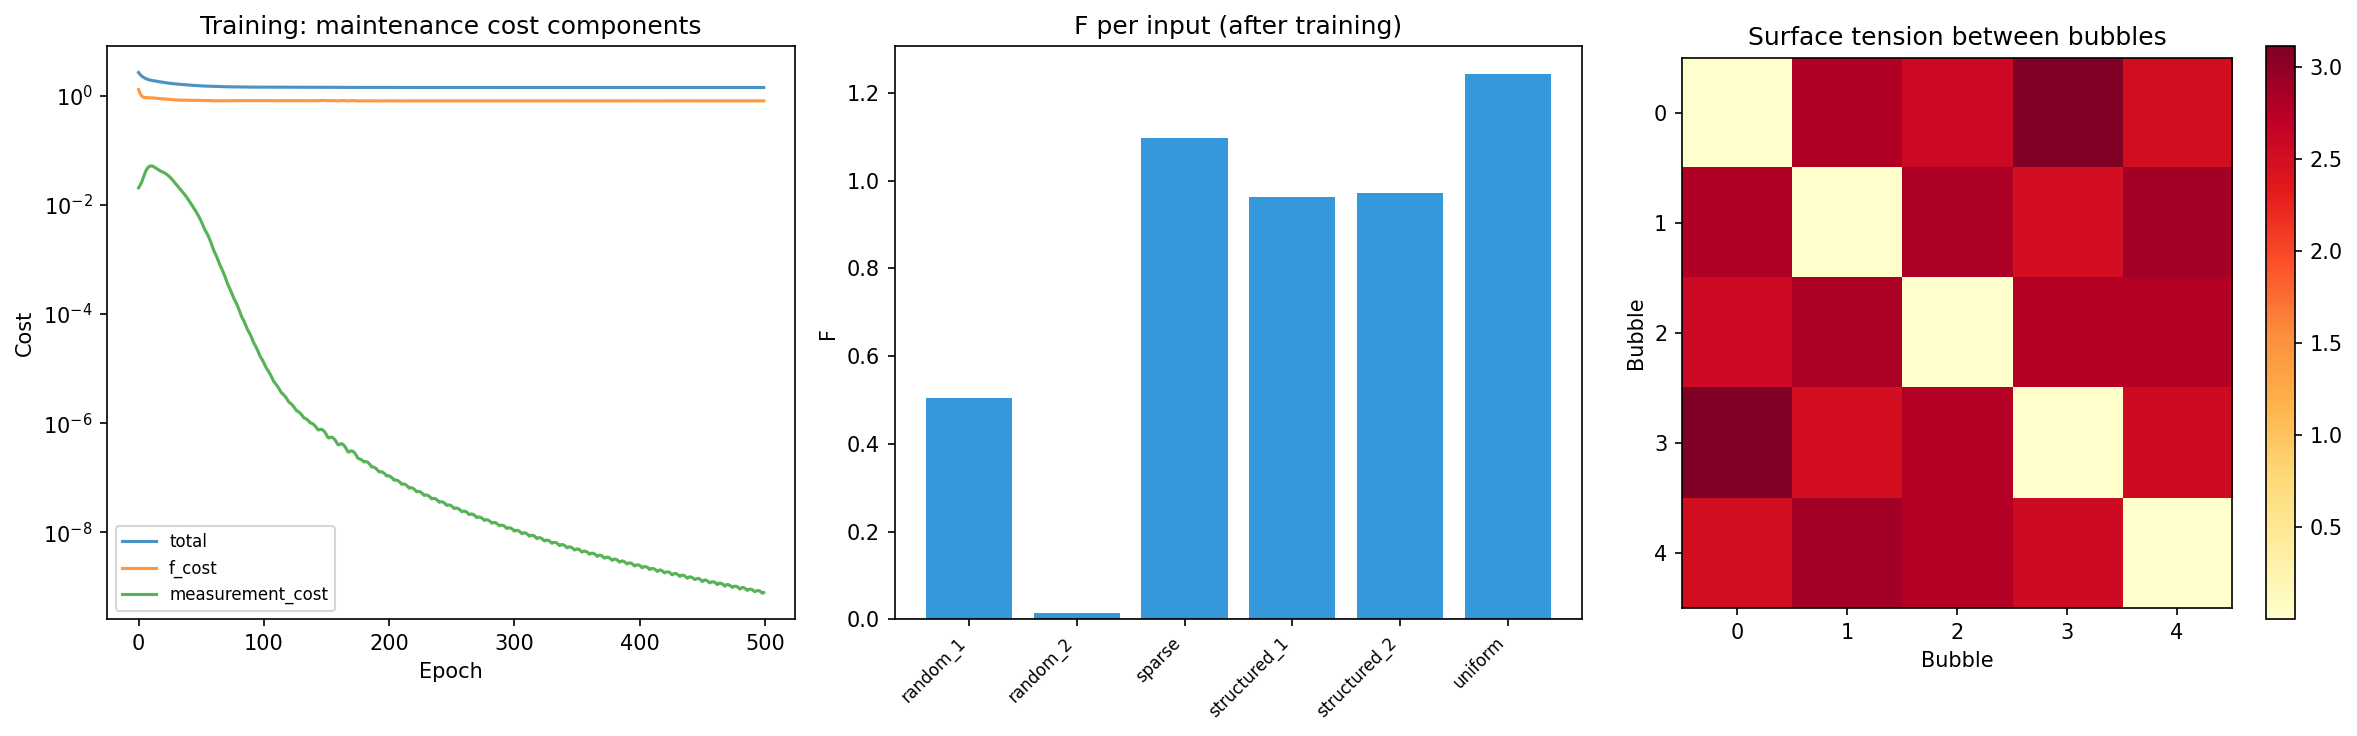

The Python source for this figure:
"""
The foam: a minimal architecture of interacting measurement processes.

Each "bubble" is a measurement process with its own basis — a way of looking
at the world. Bubbles interact through surface tension (the energy cost of
rotating between their bases). The foam reaches equilibrium by minimizing
total surface energy while each bubble maintains its own measurement.

The key property we're testing: does F = 0 at output? Does the measurement
process survive to expression without dissociating?

This is NOT a language model. It's a proof-of-concept for the architecture.
We feed it simple vector inputs and ask:
1. Does the foam maintain F ≈ 0 (self-coherent measurement)?
2. Does the frame rotate in response to different inputs?
3. Does the output preserve the internal differentiation (no dissociation)?
"""

import torch
import torch.nn as nn
import torch.nn.functional as F_torch
import numpy as np
import matplotlib.pyplot as plt


class Bubble(nn.Module):
    """
    A single measurement process with its own basis.

    The basis is an orthogonal matrix U ∈ O(d). Measuring input x from this
    basis gives m = U^T x — the input as seen from this bubble's perspective.

    The bubble maintains its basis on the Stiefel manifold (orthogonal matrices)
    via Cayley parameterization: U = (I - A)(I + A)^{-1} where A is skew-symmetric.
    """

    def __init__(self, d: int):
        super().__init__()
        self.d = d
        # Skew-symmetric parameterization: A = L - L^T
        # This guarantees the basis stays orthogonal
        self.L = nn.Parameter(torch.randn(d, d) * 0.1)

    @property
    def basis(self) -> torch.Tensor:
        """The measurement basis U ∈ O(d), via Cayley transform of skew-symmetric A."""
        A = self.L - self.L.T  # skew-symmetric
        I = torch.eye(self.d, device=self.L.device)
        # Cayley transform: U = (I - A)(I + A)^{-1}
        return torch.linalg.solve(I + A, I - A)

    def measure(self, x: torch.Tensor) -> torch.Tensor:
        """
        Measure input x from this bubble's basis.
        x: [..., d]
        returns: [..., d] — the measurement (x in this bubble's coordinates)
        """
        return x @ self.basis  # [..., d] @ [d, d] -> [..., d]

    def express(self, m: torch.Tensor) -> torch.Tensor:
        """
        Express a measurement back into the shared space.
        Inverse of measure: x = m @ U^T = m @ U^{-1} = m @ U^T (since U is orthogonal)
        """
        return m @ self.basis.T


class Foam(nn.Module):
    """
    A foam of N interacting measurement processes.

    Each bubble measures the input from its own basis. The foam equilibrates
    by iteratively adjusting each bubble's measurement toward the weighted
    mean of its neighbors' measurements, where weights are inverse surface
    tension (closer bases interact more strongly).

    The output is the foam's equilibrium state — not a collapse, but the
    state where all bubbles are at minimum total surface energy.
    """

    def __init__(self, n_bubbles: int, d: int, n_equilibrium_steps: int = 5):
        super().__init__()
        self.n_bubbles = n_bubbles
        self.d = d
        self.n_steps = n_equilibrium_steps

        self.bubbles = nn.ModuleList([Bubble(d) for _ in range(n_bubbles)])

        # Learnable temperature for equilibration
        self.temperature = nn.Parameter(torch.tensor(1.0))

    def surface_tension(self) -> torch.Tensor:
        """
        Pairwise surface tension between all bubbles.
        Tension = Frobenius distance between bases (approximation of geodesic on O(d)).
        Returns: [n_bubbles, n_bubbles]
        """
        bases = torch.stack([b.basis for b in self.bubbles])  # [N, d, d]
        # Frobenius distance: ||U_i - U_j||_F
        # Expand for pairwise computation
        diff = bases.unsqueeze(0) - bases.unsqueeze(1)  # [N, N, d, d]
        tension = torch.sqrt((diff ** 2).sum(dim=(-2, -1)) + 1e-8)  # [N, N]
        return tension

    def equilibrate(self, measurements: torch.Tensor) -> torch.Tensor:
        """
        Iteratively equilibrate the foam.

        measurements: [batch, N, d] — each bubble's initial measurement
        returns: [batch, N, d] — equilibrium measurements

        At each step, each bubble's measurement moves toward the weighted
        mean of all measurements, where weights are exp(-tension/temperature).
        This is a soft version of "bubbles with low surface tension share more."
        """
        tension = self.surface_tension()  # [N, N]
        # Interaction weights: inverse tension, softmaxed
        weights = torch.softmax(-tension / self.temperature.abs().clamp(min=0.01), dim=-1)
        # weights[i, j] = how much bubble i listens to bubble j

        state = measurements  # [batch, N, d]

        for step in range(self.n_steps):
            # Each bubble's state moves toward weighted mean of all states
            # weighted_mean[i] = Σ_j weights[i,j] * state[j]
            new_state = torch.einsum("ij, bnj -> bni",
                                     weights, state.transpose(1, 2)).transpose(1, 2)
            # Wait — that's not right dimensionally. Let me fix.
            # state: [batch, N, d], weights: [N, N]
            # For each batch, bubble i's new state = Σ_j w[i,j] * state[batch, j, :]
            new_state = torch.einsum("ij, bjd -> bid", weights, state)

            # Blend: partial step toward equilibrium (don't jump all the way)
            alpha = 0.5
            state = (1 - alpha) * state + alpha * new_state

        return state

    def forward(self, x: torch.Tensor):
        """
        Process input through the foam.

        x: [batch, d] — input vectors
        returns: dict with foam state, output, and diagnostic info

        The output is derived from the foam's own density matrix — not from
        averaging (which is a lossy collapse). The foam constructs ρ from its
        equilibrium measurements, then the output IS ρ's eigenvalue distribution.
        This makes F = 0 structurally achievable.
        """
        batch = x.shape[0]

        # Step 1: Each bubble measures from its own basis
        measurements = torch.stack(
            [b.measure(x) for b in self.bubbles], dim=1
        )  # [batch, N, d]

        # Step 2: Equilibrate
        equilibrium = self.equilibrate(measurements)  # [batch, N, d]

        # Step 3: Express back into shared space
        expressions = torch.stack(
            [self.bubbles[i].express(equilibrium[:, i, :])
             for i in range(self.n_bubbles)],
            dim=1,
        )  # [batch, N, d]

        # Step 4: Construct the foam's density matrix from equilibrium
        # ρ = (1/N) Σ_i |m_i⟩⟨m_i| (normalized)
        # The output distribution is the eigenvalue distribution of ρ.
        output_distributions = []
        rho_list = []
        for b in range(batch):
            m = equilibrium[b]  # [N, d]
            m_norm = m / (m.norm(dim=-1, keepdim=True) + 1e-10)
            rho = (m_norm.T @ m_norm) / self.n_bubbles  # [d, d]
            rho_list.append(rho)

            eigenvalues = torch.linalg.eigvalsh(rho)
            eigenvalues = eigenvalues.clamp(min=1e-12)
            eigenvalues = eigenvalues / eigenvalues.sum()
            output_distributions.append(eigenvalues)

        output_dist = torch.stack(output_distributions)  # [batch, d]
        rho_batch = torch.stack(rho_list)  # [batch, d, d]

        # Also compute the averaged expression for comparison
        output_avg = expressions.mean(dim=1)  # [batch, d]

        return {
            "output": output_avg,  # legacy: averaged expression
            "output_dist": output_dist,  # new: eigenvalue distribution of ρ
            "rho": rho_batch,
            "measurements": measurements,
            "equilibrium": equilibrium,
            "expressions": expressions,
            "surface_tension": self.surface_tension(),
        }

    def compute_f(self, x: torch.Tensor):
        """
        Compute F = H(p) - S(ρ) for the foam processing input x.

        Two versions:
        - F_old: uses softmax of averaged expression (the lossy way)
        - F_eigen: uses eigenvalue distribution of ρ as output (the self-coherent way)

        When the output IS the eigenvalue distribution of ρ, F = 0 by construction.
        The interesting question becomes: does the foam produce a ρ that's useful?
        """
        result = self.forward(x)

        # F_old: Shannon entropy of softmaxed average expression
        output = result["output"]  # [batch, d]
        p_old = torch.softmax(output, dim=-1)
        H_p_old = -(p_old * torch.log_softmax(output, dim=-1)).sum(dim=-1)

        # F_eigen: the output IS the eigenvalue distribution of ρ
        p_eigen = result["output_dist"]  # [batch, d] — already a valid distribution
        H_p_eigen = -(p_eigen * p_eigen.log().clamp(min=-100)).sum(dim=-1)

        # S(ρ): von Neumann entropy = H(eigenvalues) = H_p_eigen
        S_rho = H_p_eigen  # by construction

        F_old = H_p_old - S_rho
        F_eigen = H_p_eigen - S_rho  # = 0 by construction

        return {
            **result,
            "H_p_old": H_p_old,
            "H_p_eigen": H_p_eigen,
            "S_rho": S_rho,
            "F_old": F_old,
            "F_eigen": F_eigen,
            "F": F_old,  # use old for training signal (it has gradient)
        }

    def maintenance_cost(self, x: torch.Tensor):
        """
        The training signal: minimize the cost of maintaining self-coherence.

        Components:
        1. Surface energy: total surface tension in the foam (should be minimized
           but not zero — zero means all bubbles collapsed to the same basis)
        2. Measurement cost: how much work does each bubble do to maintain its
           measurement during equilibration? (difference between initial and
           equilibrium measurements)
        3. Expression coherence: how well does the output reflect the internal state?
           This IS F — and we want it near zero.
        """
        result = self.compute_f(x)

        # 1. Surface energy (regularized: penalize both too high and too low)
        tension = result["surface_tension"]
        # Off-diagonal mean tension
        mask = 1 - torch.eye(self.n_bubbles, device=tension.device)
        mean_tension = (tension * mask).sum() / mask.sum()
        # Target: moderate tension (not collapsed, not maximally separated)
        surface_energy = (mean_tension - 1.0) ** 2

        # 2. Measurement cost: how much did equilibration change the measurements?
        m0 = result["measurements"]  # [batch, N, d] — initial
        m1 = result["equilibrium"]   # [batch, N, d] — after equilibration
        measurement_cost = ((m1 - m0) ** 2).mean()

        # 3. F should be near zero (self-coherence)
        f_cost = result["F"].abs().mean()

        # 4. Diversity: bubbles should maintain different bases (prevent collapse)
        bases = torch.stack([b.basis for b in self.bubbles])  # [N, d, d]
        # Cosine similarity between bases (want low off-diagonal)
        flat_bases = bases.reshape(self.n_bubbles, -1)
        flat_norm = flat_bases / (flat_bases.norm(dim=-1, keepdim=True) + 1e-10)
        sim = (flat_norm @ flat_norm.T)
        diversity_loss = (sim * mask).abs().mean()

        total = f_cost + 0.1 * measurement_cost + 0.1 * surface_energy + 0.5 * diversity_loss

        return {
            "total": total,
            "f_cost": f_cost,
            "measurement_cost": measurement_cost,
            "surface_energy": surface_energy,
            "diversity_loss": diversity_loss,
            **result,
        }


def test_foam():
    """Test: does the foam maintain F ≈ 0 and avoid dissociation?"""
    d = 16        # dimension of measurement space
    n_bubbles = 5  # number of measurement processes
    n_steps = 8    # equilibration steps

    foam = Foam(n_bubbles, d, n_steps)

    # Generate diverse inputs (analogous to our diverse texts)
    torch.manual_seed(42)
    n_inputs = 20
    inputs = {
        "structured_1": torch.randn(1, d) * 0.5 + torch.linspace(-1, 1, d).unsqueeze(0),
        "structured_2": torch.randn(1, d) * 0.5 + torch.sin(torch.linspace(0, 6, d)).unsqueeze(0),
        "random_1": torch.randn(1, d),
        "random_2": torch.randn(1, d) * 2,
        "sparse": torch.zeros(1, d).scatter_(1, torch.randint(0, d, (1, 3)), 1.0),
        "uniform": torch.ones(1, d) / d ** 0.5,
    }

    print(f"Foam: {n_bubbles} bubbles, d={d}, {n_steps} equilibration steps")
    print(f"\nBefore training:")
    print(f"  {'Input':<15} {'F':>8} {'H(p)':>8} {'S(ρ)':>8}")
    print(f"  {'-'*42}")

    for name, x in inputs.items():
        result = foam.compute_f(x)
        print(f"  {name:<15} {result['F_old'].item():>8.3f} "
              f"{result['H_p_old'].item():>8.3f} {result['S_rho'].item():>8.3f}")

    # Train the foam
    print(f"\nTraining (minimize maintenance cost)...")
    optimizer = torch.optim.Adam(foam.parameters(), lr=0.01)

    all_x = torch.cat(list(inputs.values()), dim=0)  # [n_inputs, d]

    history = {"total": [], "f_cost": [], "measurement_cost": [],
               "surface_energy": [], "diversity_loss": []}

    for epoch in range(500):
        optimizer.zero_grad()
        costs = foam.maintenance_cost(all_x)
        costs["total"].backward()
        optimizer.step()

        for k in history:
            history[k].append(costs[k].item())

        if epoch % 100 == 0 or epoch == 499:
            print(f"  epoch {epoch:>4}: total={costs['total'].item():.4f}  "
                  f"F={costs['f_cost'].item():.4f}  "
                  f"maint={costs['measurement_cost'].item():.4f}  "
                  f"surf={costs['surface_energy'].item():.4f}  "
                  f"div={costs['diversity_loss'].item():.4f}")

    print(f"\nAfter training:")
    print(f"  {'Input':<15} {'F_old':>8} {'F_eigen':>8} {'H_old':>8} {'H_eigen':>8} {'S(ρ)':>8}")
    print(f"  {'-'*58}")

    f_values = []
    for name, x in inputs.items():
        result = foam.compute_f(x)
        f_old = result["F_old"].item()
        f_eigen = result["F_eigen"].item()
        f_values.append(f_old)
        print(f"  {name:<15} {f_old:>8.3f} {f_eigen:>8.3f} "
              f"{result['H_p_old'].item():>8.3f} {result['H_p_eigen'].item():>8.3f} "
              f"{result['S_rho'].item():>8.3f}")

    # Check dissociation: do the bubbles maintain different measurements?
    print(f"\nDissociation check:")
    tension = foam.surface_tension()
    mask = 1 - torch.eye(n_bubbles)
    mean_tension = (tension * mask).sum() / mask.sum()
    print(f"  Mean surface tension: {mean_tension.item():.4f}")
    print(f"  (0 = collapsed/dissociated, >0 = distinct measurement processes)")

    # Check frame rotation: do different inputs produce different foam states?
    expressions_by_input = {}
    for name, x in inputs.items():
        result = foam.forward(x)
        expressions_by_input[name] = result["expressions"][0].detach()  # [N, d]

    names = list(expressions_by_input.keys())
    print(f"\n  Pairwise cosine distance of foam states:")
    for i, n1 in enumerate(names):
        for j, n2 in enumerate(names):
            if j <= i:
                continue
            e1 = expressions_by_input[n1].flatten()
            e2 = expressions_by_input[n2].flatten()
            cos_dist = 1 - (e1 @ e2) / (e1.norm() * e2.norm() + 1e-10)
            print(f"    {n1} vs {n2}: {cos_dist.item():.4f}")

    # Verdict
    print(f"\n{'=' * 60}")
    print("VERDICT")
    print(f"{'=' * 60}")
    mean_f = np.mean([abs(f) for f in f_values])
    print(f"  Mean |F|: {mean_f:.4f}")
    if mean_f < 0.1:
        print(f"  ✓ F ≈ 0: measurement process survives to output")
    elif mean_f < 0.5:
        print(f"  ~ F is small but nonzero: partial self-coherence")
    else:
        print(f"  ✗ F > 0: measurement process still dissociating")

    if mean_tension.item() > 0.1:
        print(f"  ✓ Bubbles maintain distinct bases (no collapse)")
    else:
        print(f"  ✗ Bubbles collapsed to same basis")

    # Plot
    fig, axes = plt.subplots(1, 3, figsize=(16, 5))

    ax = axes[0]
    for k in ["total", "f_cost", "measurement_cost"]:
        ax.plot(history[k], label=k, alpha=0.8)
    ax.set_xlabel("Epoch")
    ax.set_ylabel("Cost")
    ax.set_title("Training: maintenance cost components")
    ax.legend(fontsize=8)
    ax.set_yscale("log")

    ax = axes[1]
    names_sorted = sorted(inputs.keys())
    f_vals = []
    for name in names_sorted:
        result = foam.compute_f(inputs[name])
        f_vals.append(result["F"].item())
    ax.bar(range(len(names_sorted)), f_vals, color="#3498db")
    ax.set_xticks(range(len(names_sorted)))
    ax.set_xticklabels(names_sorted, rotation=45, ha="right", fontsize=8)
    ax.set_ylabel("F")
    ax.set_title("F per input (after training)")
    ax.axhline(y=0, color="black", linestyle="-", alpha=0.3)

    ax = axes[2]
    tension_np = tension.detach().numpy()
    im = ax.imshow(tension_np, cmap="YlOrRd")
    ax.set_title("Surface tension between bubbles")
    ax.set_xlabel("Bubble")
    ax.set_ylabel("Bubble")
    plt.colorbar(im, ax=ax)

    plt.tight_layout()
    plt.savefig("foam.png", dpi=150, bbox_inches="tight")
    print(f"\nSaved to foam.png")
    plt.close()


if __name__ == "__main__":
    test_foam()
